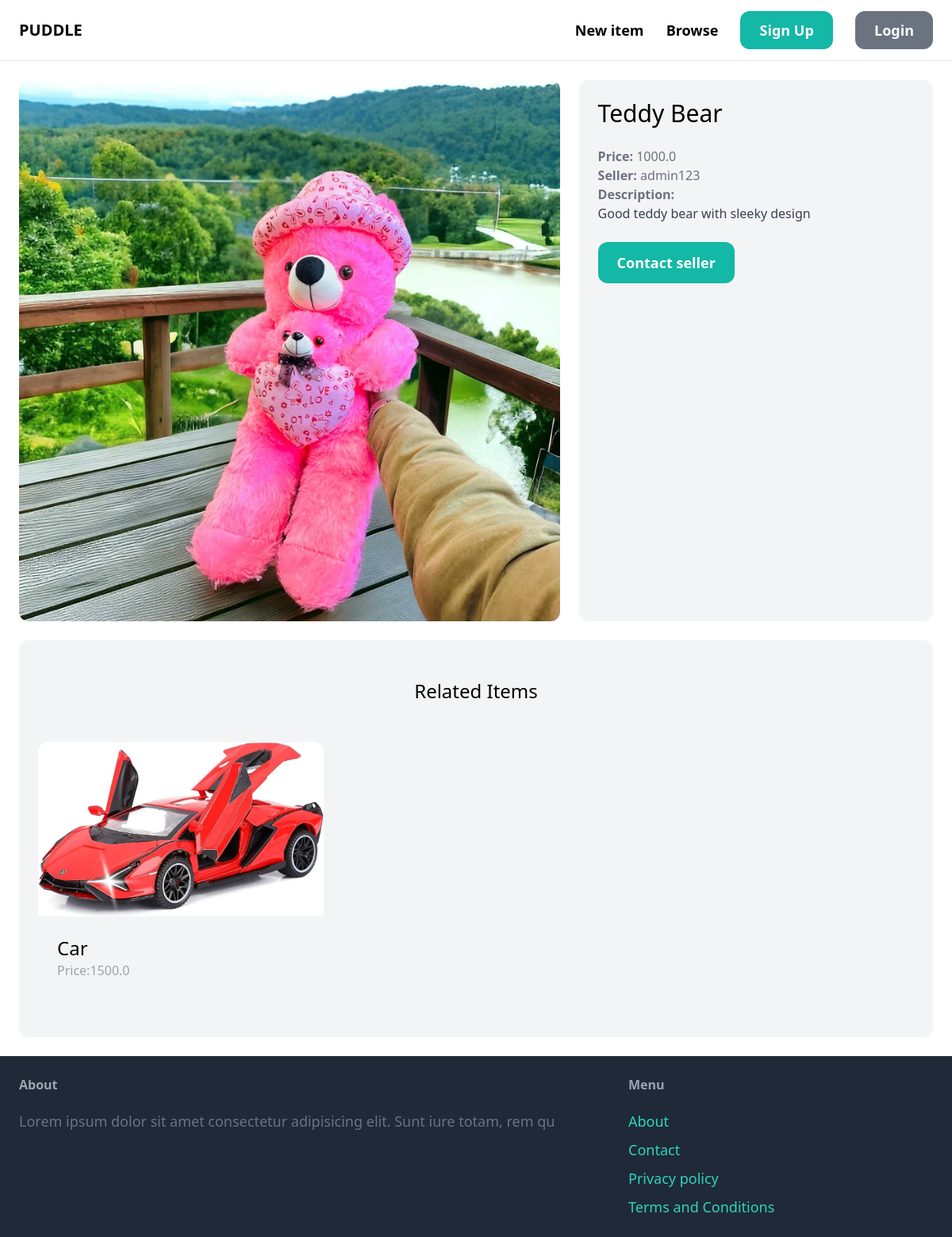
The app's page /items1/ with its own data.
### item/models.py (models this page shows, shortened)
class Item(models.Model):
    category=models.ForeignKey(Category,related_name='items',on_delete=models.CASCADE)
    name=models.CharField(max_length=200)
    description=models.TextField(blank=True,null=True)
    price=models.FloatField()
    image=models.ImageField(upload_to='item_images',blank=True,null=True)
    is_sold=models.BooleanField(default=False)
    created_by=models.ForeignKey(User,related_name='items',on_delete=models.CASCADE)
    created_at=models.DateTimeField(auto_now_add=True)

### item/views.py (the view)
# urls.py: path('<int:pk>/',views.detail,name='detail'),
def detail(request,pk):
    item=get_object_or_404(Item,pk=pk)
    related_items=Item.objects.filter(category=item.category,is_sold=False).exclude(pk=pk)[0:3]
    return render(request,'item/detail.html',{
        'item':item,
        'related_items':related_items
    })

### item/templates/item/detail.html (shortened to what this page needs)
{% extends 'core/base.html'%}
{% block content %}
<div class="grid grid-cols-5 gap-6">
    <div class="col-span-3">
        <img src="{{ item.image.url }}" class="rounded-xl">
    </div>
    <div class="col-span-2 p-6 bg-gray-100 rounded-xl">
        <h1 class="mb-6 text-3xl">{{ item.name }}</h1>
        <p class="text-gray-500"><strong>Price: </strong>{{ item.price }}</p>
        <p class="text-gray-500"><strong>Seller: </strong>{{ item.created_by.username }}</p>
        {% if item.description %}
            <p class="text-gray-700">
                <strong class="text-gray-500">Description:</strong><br>
                {{item.description}}
            </p>
        {% endif %}
        {% if request.user == item.created_by %}
           <div class="mt-6 p-6 bg-white rounded-xl">
              <p>This is your item!</p>
              <a href="{% url 'item:edit' item.id %}" class="inline-block mt-6 px-6 py-3 text-lg font-semibold bg-teal-500 text-white rounded-xl">Edit</a>
              <a href="{% url 'item:delete' item.id %}" class="inline-block mt-6 px-6 py-3 text-lg font-semibold bg-red-500 text-white rounded-xl">Delete</a>
           </div>
        {% else %}
        <a href="{% url 'new' item.id %}" class="inline-block mt-6 px-6 py-3 text-lg font-semibold bg-teal-500 text-white rounded-xl hover:bg-teal-700">Contact seller</a>
        {% endif %}
    </div>
</div>
<div class="mt-6 px-6 py-12 bg-gray-100 rounded-xl">
    <h2 class="mb-12 text-2xl text-center">Related Items</h2>
    <div class="grid grid-cols-3 gap-3">
        {% for item in related_items %}
        <div>
            <a href="{% url 'item:detail' item.id %}">
                <div>
                    <img src="{{ item.image.url }}" class="rounded-t-xl">
                </div>
                <div class="p-6 bg white rounded-b-xl">
                    <h2 class="text-2xl">{{ item.name}}</h2>
                    <p class="text-gray-400">Price:{{ item.price }}</p>
                </div>
            </a>
        </div>
        {% endfor %}
    </div>
 </div>
{% endblock %}

### records on screen
Item: image (picture), name "Teddy Bear", price "1000.0", created_by.username "admin123", description "Good teddy bear with sleeky design"
Item: image (picture), name "Car", price "1500.0"
